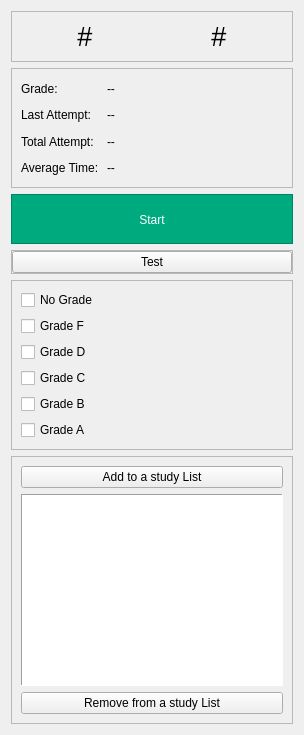
               <widget class="QFrame" name="learning_page_right">
                <property name="minimumSize">
                 <size>
                  <width>0</width>
                  <height>0</height>
                 </size>
                </property>
                <property name="maximumSize">
                 <size>
                  <width>300</width>
                  <height>16777215</height>
                 </size>
                </property>
                <property name="frameShape">
                 <enum>QFrame::NoFrame</enum>
                </property>
                <property name="frameShadow">
                 <enum>QFrame::Raised</enum>
                </property>
                <layout class="QVBoxLayout" name="verticalLayout_52">
                 <item>
                  <widget class="QFrame" name="textbook_info_frame_left">
                   <property name="minimumSize">
                    <size>
                     <width>0</width>
                     <height>0</height>
                    </size>
                   </property>
                   <property name="maximumSize">
                    <size>
                     <width>16777215</width>
                     <height>16777215</height>
                    </size>
                   </property>
                   <property name="frameShape">
                    <enum>QFrame::StyledPanel</enum>
                   </property>
                   <property name="frameShadow">
                    <enum>QFrame::Raised</enum>
                   </property>
                   <layout class="QHBoxLayout" name="horizontalLayout_4">
                    <item>
                     <widget class="QLabel" name="chapter_info_label">
                      <property name="minimumSize">
                       <size>
                        <width>0</width>
                        <height>0</height>
                       </size>
                      </property>
                      <property name="maximumSize">
                       <size>
                        <width>16777215</width>
                        <height>16777215</height>
                       </size>
                      </property>
                      <property name="font">
                       <font>
                        <pointsize>20</pointsize>
                       </font>
                      </property>
                      <property name="styleSheet">
                       <string notr="true"/>
                      </property>
                      <property name="text">
                       <string>#</string>
                      </property>
                      <property name="alignment">
                       <set>Qt::AlignCenter</set>
                      </property>
                     </widget>
                    </item>
                    <item>
                     <widget class="QLabel" name="section_info_label">
                      <property name="minimumSize">
                       <size>
                        <width>0</width>
                        <height>0</height>
                       </size>
                      </property>
                      <property name="maximumSize">
                       <size>
                        <width>16777215</width>
                        <height>16777215</height>
                       </size>
                      </property>
                      <property name="font">
                       <font>
                        <pointsize>20</pointsize>
                       </font>
                      </property>
                      <property name="styleSheet">
                       <string notr="true"/>
                      </property>
                      <property name="text">
                       <string>#</string>
                      </property>
                      <property name="alignment">
                       <set>Qt::AlignCenter</set>
                      </property>
                     </widget>
                    </item>
                   </layout>
                  </widget>
                 </item>
                 <item>
                  <widget class="QFrame" name="ex_stats_info">
                   <property name="minimumSize">
                    <size>
                     <width>0</width>
                     <height>120</height>
                    </size>
                   </property>
                   <property name="maximumSize">
                    <size>
                     <width>16777215</width>
                     <height>120</height>
                    </size>
                   </property>
                   <property name="frameShape">
                    <enum>QFrame::StyledPanel</enum>
                   </property>
                   <property name="frameShadow">
                    <enum>QFrame::Raised</enum>
                   </property>
                   <layout class="QGridLayout" name="gridLayout">
                    <item row="0" column="0">
                     <widget class="QLabel" name="label_5">
                      <property name="minimumSize">
                       <size>
                        <width>80</width>
                        <height>0</height>
                       </size>
                      </property>
                      <property name="maximumSize">
                       <size>
                        <width>80</width>
                        <height>16777215</height>
                       </size>
                      </property>
                      <property name="styleSheet">
                       <string notr="true"/>
                      </property>
                      <property name="text">
                       <string>Grade:</string>
                      </property>
                     </widget>
                    </item>
                    <item row="0" column="1">
                     <widget class="QLabel" name="ex_stats_info_grade_label">
                      <property name="minimumSize">
                       <size>
                        <width>80</width>
                        <height>0</height>
                       </size>
                      </property>
                      <property name="maximumSize">
                       <size>
                        <width>16777215</width>
                        <height>16777215</height>
                       </size>
                      </property>
                      <property name="styleSheet">
                       <string notr="true"/>
                      </property>
                      <property name="text">
                       <string>--</string>
                      </property>
                     </widget>
                    </item>
                    <item row="1" column="0">
                     <widget class="QLabel" name="label_8">
                      <property name="minimumSize">
                       <size>
                        <width>80</width>
                        <height>0</height>
                       </size>
                      </property>
                      <property name="maximumSize">
                       <size>
                        <width>80</width>
                        <height>16777215</height>
                       </size>
                      </property>
                      <property name="styleSheet">
                       <string notr="true"/>
                      </property>
                      <property name="text">
                       <string>Last Attempt:</string>
                      </property>
                     </widget>
                    </item>
                    <item row="1" column="1">
                     <widget class="QLabel" name="ex_stats_info_lastattempt_label">
                      <property name="minimumSize">
                       <size>
                        <width>80</width>
                        <height>0</height>
                       </size>
                      </property>
                      <property name="maximumSize">
                       <size>
                        <width>16777215</width>
                        <height>16777215</height>
                       </size>
                      </property>
                      <property name="styleSheet">
                       <string notr="true"/>
                      </property>
                      <property name="text">
                       <string>--</string>
                      </property>
                     </widget>
                    </item>
                    <item row="2" column="0">
                     <widget class="QLabel" name="label_9">
                      <property name="minimumSize">
                       <size>
                        <width>80</width>
                        <height>0</height>
                       </size>
                      </property>
                      <property name="maximumSize">
                       <size>
                        <width>80</width>
                        <height>16777215</height>
                       </size>
                      </property>
                      <property name="styleSheet">
                       <string notr="true"/>
                      </property>
                      <property name="text">
                       <string>Total Attempt:</string>
                      </property>
                     </widget>
                    </item>
                    <item row="2" column="1">
                     <widget class="QLabel" name="ex_stats_info_totalattempts_label">
                      <property name="minimumSize">
                       <size>
                        <width>80</width>
                        <height>0</height>
                       </size>
                      </property>
                      <property name="maximumSize">
                       <size>
                        <width>16777215</width>
                        <height>16777215</height>
                       </size>
                      </property>
                      <property name="styleSheet">
                       <string notr="true"/>
                      </property>
                      <property name="text">
                       <string>--</string>
                      </property>
                     </widget>
                    </item>
                    <item row="3" column="0">
                     <widget class="QLabel" name="label_10">
                      <property name="minimumSize">
                       <size>
                        <width>80</width>
                        <height>0</height>
                       </size>
                      </property>
                      <property name="maximumSize">
                       <size>
                        <width>80</width>
                        <height>16777215</height>
                       </size>
                      </property>
                      <property name="styleSheet">
                       <string notr="true"/>
                      </property>
                      <property name="text">
                       <string>Average Time:</string>
                      </property>
                     </widget>
                    </item>
                    <item row="3" column="1">
                     <widget class="QLabel" name="ex_stats_info_averagetime_label">
                      <property name="minimumSize">
                       <size>
                        <width>80</width>
                        <height>0</height>
                       </size>
                      </property>
                      <property name="maximumSize">
                       <size>
                        <width>16777215</width>
                        <height>16777215</height>
                       </size>
                      </property>
                      <property name="styleSheet">
                       <string notr="true"/>
                      </property>
                      <property name="text">
                       <string>--</string>
                      </property>
                     </widget>
                    </item>
                   </layout>
                  </widget>
                 </item>
                 <item>
                  <widget class="QFrame" name="sb_frame">
                   <property name="minimumSize">
                    <size>
                     <width>0</width>
                     <height>50</height>
                    </size>
                   </property>
                   <property name="maximumSize">
                    <size>
                     <width>16777215</width>
                     <height>50</height>
                    </size>
                   </property>
                   <property name="styleSheet">
                    <string notr="true">background-color: rgb(0, 170, 127);</string>
                   </property>
                   <property name="frameShape">
                    <enum>QFrame::StyledPanel</enum>
                   </property>
                   <property name="frameShadow">
                    <enum>QFrame::Raised</enum>
                   </property>
                   <layout class="QVBoxLayout" name="verticalLayout_53">
                    <property name="spacing">
                     <number>0</number>
                    </property>
                    <property name="leftMargin">
                     <number>0</number>
                    </property>
                    <property name="topMargin">
                     <number>0</number>
                    </property>
                    <property name="rightMargin">
                     <number>0</number>
                    </property>
                    <property name="bottomMargin">
                     <number>0</number>
                    </property>
                    <item>
                     <widget class="QPushButton" name="start_button">
                      <property name="minimumSize">
                       <size>
                        <width>280</width>
                        <height>50</height>
                       </size>
                      </property>
                      <property name="cursor">
                       <cursorShape>PointingHandCursor</cursorShape>
                      </property>
                      <property name="styleSheet">
                       <string notr="true">background-color: green; color: white</string>
                      </property>
                      <property name="text">
                       <string>Start</string>
                      </property>
                      <property name="flat">
                       <bool>true</bool>
                      </property>
                     </widget>
                    </item>
                   </layout>
                  </widget>
                 </item>
                 <item>
                  <widget class="QFrame" name="mode_frame">
                   <property name="frameShape">
                    <enum>QFrame::StyledPanel</enum>
                   </property>
                   <property name="frameShadow">
                    <enum>QFrame::Raised</enum>
                   </property>
                   <layout class="QVBoxLayout" name="verticalLayout_51">
                    <property name="spacing">
                     <number>0</number>
                    </property>
                    <property name="leftMargin">
                     <number>0</number>
                    </property>
                    <property name="topMargin">
                     <number>0</number>
                    </property>
                    <property name="rightMargin">
                     <number>0</number>
                    </property>
                    <property name="bottomMargin">
                     <number>0</number>
                    </property>
                    <item>
                     <widget class="QPushButton" name="pushButton">
                      <property name="text">
                       <string>Test</string>
                      </property>
                     </widget>
                    </item>
                   </layout>
                  </widget>
                 </item>
                 <item>
                  <widget class="QFrame" name="grade_filter_frame">
                   <property name="frameShape">
                    <enum>QFrame::StyledPanel</enum>
                   </property>
                   <property name="frameShadow">
                    <enum>QFrame::Raised</enum>
                   </property>
                   <layout class="QVBoxLayout" name="verticalLayout_37">
                    <item>
                     <widget class="QCheckBox" name="checkBox_11">
                      <property name="text">
                       <string>No Grade</string>
                      </property>
                     </widget>
                    </item>
                    <item>
                     <widget class="QCheckBox" name="checkBox_3">
                      <property name="text">
                       <string>Grade F</string>
                      </property>
                     </widget>
                    </item>
                    <item>
                     <widget class="QCheckBox" name="checkBox_5">
                      <property name="text">
                       <string>Grade D</string>
                      </property>
                     </widget>
                    </item>
                    <item>
                     <widget class="QCheckBox" name="checkBox_8">
                      <property name="text">
                       <string>Grade C</string>
                      </property>
                     </widget>
                    </item>
                    <item>
                     <widget class="QCheckBox" name="checkBox_9">
                      <property name="text">
                       <string>Grade B</string>
                      </property>
                     </widget>
                    </item>
                    <item>
                     <widget class="QCheckBox" name="checkBox_10">
                      <property name="text">
                       <string>Grade A</string>
                      </property>
                     </widget>
                    </item>
                   </layout>
                  </widget>
                 </item>
                 <item>
                  <widget class="QFrame" name="sl_frame">
                   <property name="frameShape">
                    <enum>QFrame::StyledPanel</enum>
                   </property>
                   <property name="frameShadow">
                    <enum>QFrame::Raised</enum>
                   </property>
                   <layout class="QVBoxLayout" name="verticalLayout_36">
                    <item>
                     <widget class="QPushButton" name="add_to_a_study_list_button">
                      <property name="cursor">
                       <cursorShape>PointingHandCursor</cursorShape>
                      </property>
                      <property name="text">
                       <string>Add to a study List</string>
                      </property>
                     </widget>
                    </item>
                    <item>
                     <widget class="QTableWidget" name="ex_study_list_tablewidget">
                      <property name="styleSheet">
                       <string notr="true"/>
                      </property>
                      <property name="frameShape">
                       <enum>QFrame::Panel</enum>
                      </property>
                     </widget>
                    </item>
                    <item>
                     <widget class="QPushButton" name="remove_from_a_study_list_button">
                      <property name="cursor">
                       <cursorShape>PointingHandCursor</cursorShape>
                      </property>
                      <property name="text">
                       <string>Remove from a study List</string>
                      </property>
                     </widget>
                    </item>
                   </layout>
                  </widget>
                 </item>
                </layout>
               </widget>
